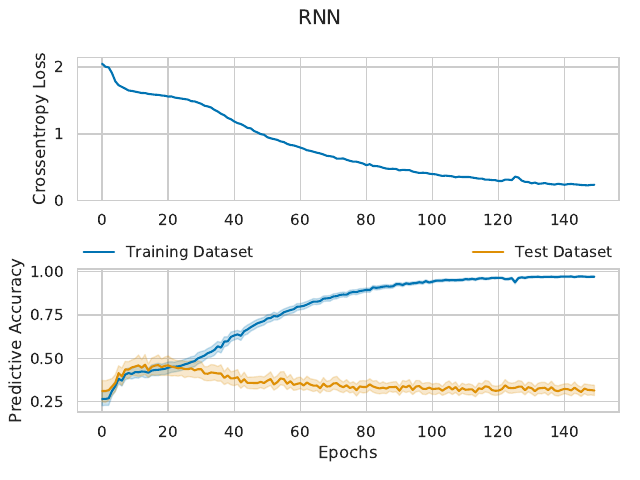

This figure's Python source:
import numpy as np
import pandas as pd
import matplotlib.pyplot as plt
import seaborn as sns

# Load the data
train_accs = np.load('train_accs.npy')
test_accs = np.load('test_accs.npy')
train_losses = np.load('train_losses.npy')

# Make plot data
plot_data = []
for key, arr in {'Training Dataset': train_accs, 'Test Dataset': test_accs}.items():
    for epoch in range(arr.shape[0]):
        for subj in range(arr.shape[1]):
            plot_data.append({
                'epoch': epoch,
                'subj': subj,
                'type': key,
                'value': arr[epoch, subj]
            })
plot_df = pd.DataFrame(plot_data)

# Plot
sns.set(style='whitegrid', palette='colorblind')

plt.subplot(211)
sns.lineplot(np.arange(len(train_losses)), train_losses)
plt.xlabel('')
plt.ylabel('Crossentropy Loss')
plt.ylim(bottom=0)

plt.subplot(212)
sns.lineplot(x='epoch', y='value', hue='type', data=plot_df)

handles, labels = plt.gca().get_legend_handles_labels()
plt.gca().legend(
    handles=handles[1:], labels=labels[1:], bbox_to_anchor=(0., 1.02, 1., .102), loc=3,
    ncol=2, mode="expand", borderaxespad=0., frameon=False)

plt.xlabel('Epochs')
plt.ylabel('Predictive Accuracy')

plt.suptitle('RNN')
plt.tight_layout()
plt.subplots_adjust(top=0.88)
plt.savefig('train_eval_plot.pdf')
plt.show()
